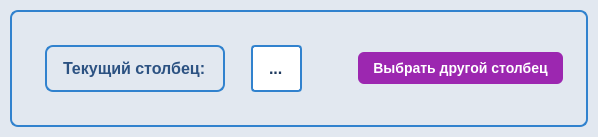
                   <widget class="QFrame" name="replace_numeric_current_frame">
                    <property name="minimumSize">
                     <size>
                      <width>0</width>
                      <height>0</height>
                     </size>
                    </property>
                    <property name="styleSheet">
                     <string notr="true">QFrame {
    background-color: #e2e8f0;
    border: 2px solid #3182ce;
    border-radius: 8px;
    padding: 12px;
    margin: 10px;
}</string>
                    </property>
                    <layout class="QHBoxLayout" name="horizontalLayout_replace_numeric_current">
                     <item>
                      <widget class="QLabel" name="replace_numeric_label_current">
                       <property name="styleSheet">
                        <string notr="true">color: #2c5282;
font-size: 16px;
font-weight: bold;</string>
                       </property>
                       <property name="text">
                        <string>Текущий столбец:</string>
                       </property>
                      </widget>
                     </item>
                     <item>
                      <widget class="QLabel" name="replace_numeric_current_name">
                       <property name="styleSheet">
                        <string notr="true">color: #1e3a5f;
font-size: 16px;
font-weight: bold;
padding: 6px 12px;
background-color: white;
border-radius: 4px;</string>
                       </property>
                       <property name="text">
                        <string>...</string>
                       </property>
                      </widget>
                     </item>
                     <item>
                      <spacer name="horizontalSpacer_replace_numeric">
                       <property name="orientation">
                        <enum>Qt::Horizontal</enum>
                       </property>
                       <property name="sizeHint" stdset="0">
                        <size>
                         <width>40</width>
                         <height>20</height>
                        </size>
                       </property>
                      </spacer>
                     </item>
                     <item>
                      <widget class="QPushButton" name="replace_numeric_back_button">
                       <property name="styleSheet">
                        <string notr="true">QPushButton {
    background-color: #9C27B0;
    color: white;
    border: none;
    padding: 8px 15px;
    border-radius: 6px;
    font-weight: bold;
    font-size: 14px;
}
QPushButton:hover {
    background-color: #7B1FA2;
}
QPushButton:pressed {
    background-color: #6A1B9A;
}</string>
                       </property>
                       <property name="text">
                        <string>Выбрать другой столбец</string>
                       </property>
                      </widget>
                     </item>
                    </layout>
                   </widget>
